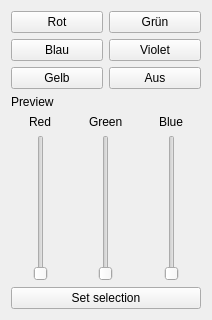
<?xml version="1.0" encoding="UTF-8"?>
<ui version="4.0">
 <class>MainWindow</class>
 <widget class="QMainWindow" name="MainWindow">
  <property name="geometry">
   <rect>
    <x>0</x>
    <y>0</y>
    <width>212</width>
    <height>320</height>
   </rect>
  </property>
  <property name="windowTitle">
   <string>MainWindow</string>
  </property>
  <widget class="QWidget" name="centralWidget">
   <layout class="QVBoxLayout" name="verticalLayout">
    <item>
     <layout class="QGridLayout" name="gridLayout_2">
      <item row="0" column="0">
       <widget class="QPushButton" name="pbRed">
        <property name="text">
         <string>Rot</string>
        </property>
       </widget>
      </item>
      <item row="0" column="1">
       <widget class="QPushButton" name="pbGreen">
        <property name="text">
         <string>Grün</string>
        </property>
       </widget>
      </item>
      <item row="1" column="0">
       <widget class="QPushButton" name="pbBlue">
        <property name="text">
         <string>Blau</string>
        </property>
       </widget>
      </item>
      <item row="1" column="1">
       <widget class="QPushButton" name="pbViolet">
        <property name="text">
         <string>Violet</string>
        </property>
       </widget>
      </item>
      <item row="2" column="0">
       <widget class="QPushButton" name="pbYellow">
        <property name="text">
         <string>Gelb</string>
        </property>
       </widget>
      </item>
      <item row="2" column="1">
       <widget class="QPushButton" name="pbOff">
        <property name="text">
         <string>Aus</string>
        </property>
       </widget>
      </item>
     </layout>
    </item>
    <item>
     <widget class="QLabel" name="lblPreview">
      <property name="autoFillBackground">
       <bool>true</bool>
      </property>
      <property name="text">
       <string>Preview</string>
      </property>
     </widget>
    </item>
    <item>
     <layout class="QGridLayout" name="gridLayout">
      <item row="0" column="0" alignment="Qt::AlignHCenter">
       <widget class="QLabel" name="label">
        <property name="text">
         <string>Red</string>
        </property>
       </widget>
      </item>
      <item row="0" column="1" alignment="Qt::AlignHCenter">
       <widget class="QLabel" name="label_2">
        <property name="text">
         <string>Green</string>
        </property>
       </widget>
      </item>
      <item row="0" column="2" alignment="Qt::AlignHCenter">
       <widget class="QLabel" name="label_3">
        <property name="text">
         <string>Blue</string>
        </property>
       </widget>
      </item>
      <item row="1" column="1" alignment="Qt::AlignHCenter">
       <widget class="QSlider" name="vsGreen">
        <property name="maximum">
         <number>255</number>
        </property>
        <property name="orientation">
         <enum>Qt::Vertical</enum>
        </property>
       </widget>
      </item>
      <item row="1" column="2" alignment="Qt::AlignHCenter">
       <widget class="QSlider" name="vsBlue">
        <property name="maximum">
         <number>255</number>
        </property>
       </widget>
      </item>
      <item row="1" column="0" alignment="Qt::AlignHCenter">
       <widget class="QSlider" name="vsRed">
        <property name="maximum">
         <number>255</number>
        </property>
        <property name="orientation">
         <enum>Qt::Vertical</enum>
        </property>
       </widget>
      </item>
     </layout>
    </item>
    <item>
     <widget class="QPushButton" name="pbSetSelection">
      <property name="text">
       <string>Set selection</string>
      </property>
     </widget>
    </item>
   </layout>
  </widget>
  <widget class="QMenuBar" name="menuBar">
   <property name="geometry">
    <rect>
     <x>0</x>
     <y>0</y>
     <width>212</width>
     <height>22</height>
    </rect>
   </property>
  </widget>
 </widget>
 <layoutdefault spacing="6" margin="11"/>
 <resources/>
 <connections/>
</ui>
